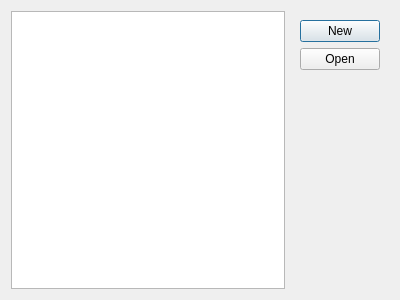
<?xml version="1.0" encoding="UTF-8"?>
<ui version="4.0">
 <class>ProjectPicker</class>
 <widget class="QDialog" name="ProjectPicker">
  <property name="geometry">
   <rect>
    <x>0</x>
    <y>0</y>
    <width>400</width>
    <height>300</height>
   </rect>
  </property>
  <property name="windowTitle">
   <string>Album browser</string>
  </property>
  <layout class="QHBoxLayout" name="horizontalLayout">
   <item>
    <widget class="QListView" name="projectsList"/>
   </item>
   <item>
    <widget class="QWidget" name="buttonsContainer" native="true">
     <layout class="QVBoxLayout" name="verticalLayout">
      <item>
       <widget class="QPushButton" name="newButton">
        <property name="text">
         <string>New</string>
        </property>
       </widget>
      </item>
      <item>
       <widget class="QPushButton" name="openButton">
        <property name="text">
         <string>Open</string>
        </property>
       </widget>
      </item>
      <item>
       <spacer name="verticalSpacer">
        <property name="orientation">
         <enum>Qt::Vertical</enum>
        </property>
        <property name="sizeHint" stdset="0">
         <size>
          <width>20</width>
          <height>40</height>
         </size>
        </property>
       </spacer>
      </item>
     </layout>
    </widget>
   </item>
  </layout>
 </widget>
 <resources/>
 <connections/>
</ui>
